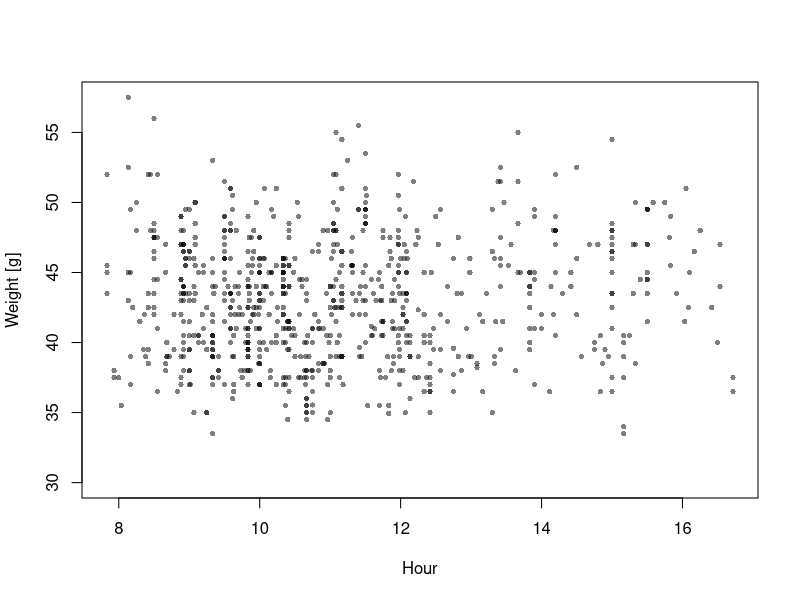
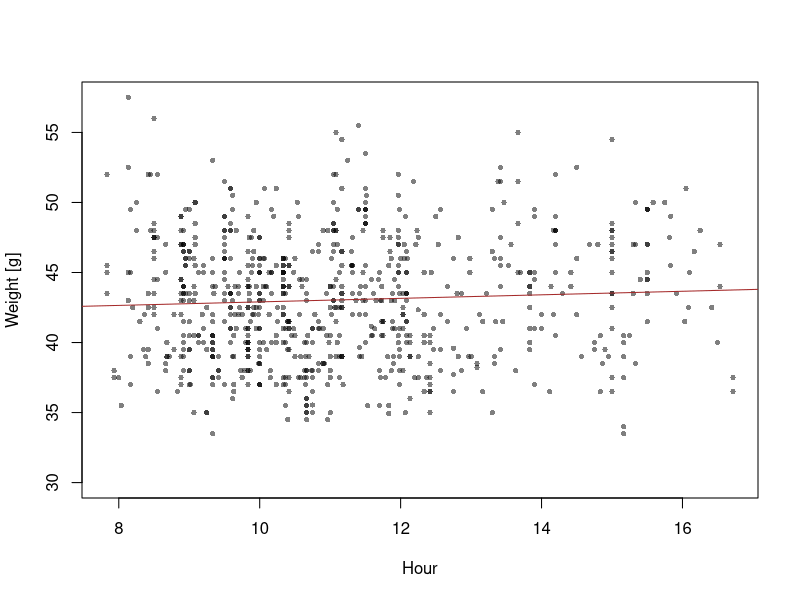
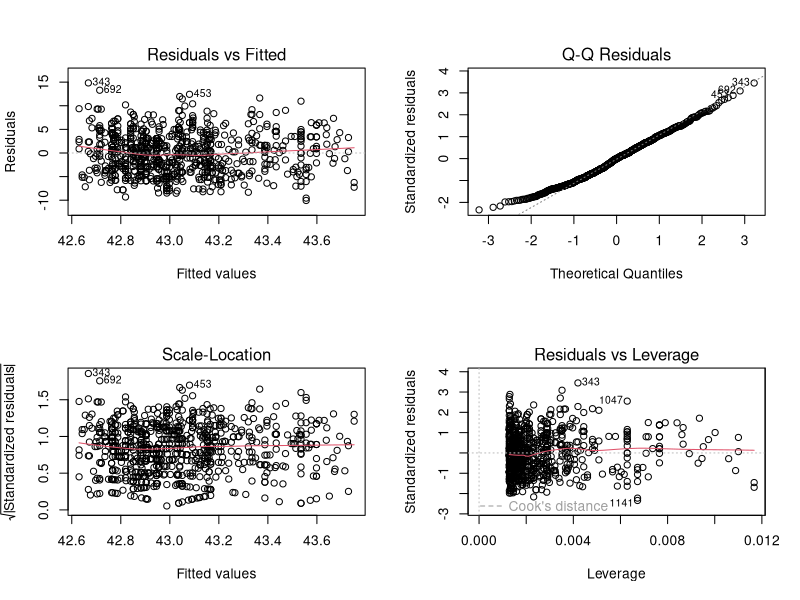
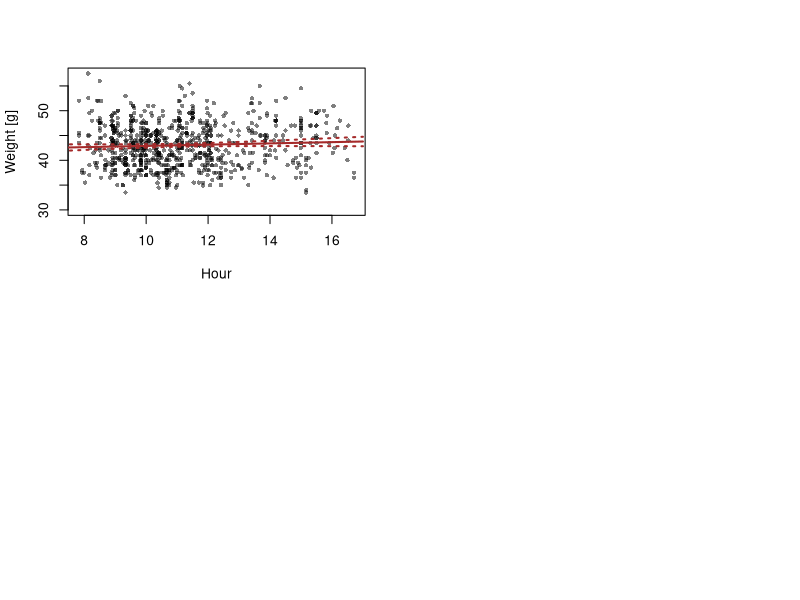

Write R code to recreate these figures, in order.
## ---- chunk 1
# This is R-code, therefore text is outcommented by the hash-tag sign

36/5  # a mathematical expression

x <- c(4,7,3,6,2,7,4,3,4,6,2,8) # a vector, 
# x becomes an object in the R global environment

mean(x) # apply a function to an object

# arguments of functions are defined with a specific order
mean(4,7,3,6,2,7,4,3,4,6,2,8) # is not correct!
# but
mean(c(4,7,3,6,2,7,4,3,4,6,2,8)) # is correct

# check  ?mean  for arguments, order of arguments and default values

## ---- chunk 2
library(arm)
library(dplyr)
library(tidyr)
library(ggplot2)
## ---- chunk 3
dat <- read.table("data/SFringlistwinter.txt", header=TRUE, sep="\t")
# select winter month
dat <- dat[is.element(dat$month, c(0:3)),]

dat$time.num <- dat$time_hour + dat$time_min/60
plot(dat$time.num, dat$weight, xlab="Hour", ylab="Weight [g]", pch=16, col=rgb(0,0,0,0.5), cex=0.7)
## ---- chunk 4
mod <- lm(weight~time.num, data=dat)
mod

plot(dat$time.num, dat$weight, xlab="Hour", ylab="Weight [g]", pch=16, col=rgb(0,0,0,0.5), cex=0.7)
abline(mod, col="brown")
## ---- chunk 5
par(mfrow=c(2,2))
plot(mod)

## ---- chunk 6
summary(mod)
## ---- chunk 7
# Calculate 95% CI
range(dat$time.num, na.rm=TRUE)
newdat <- data.frame(time.num = seq(7, 17, length=100))
newdat$fit <- predict(mod, newdata=newdat)
newdat$lwr <- predict(mod, interval="confidence", newdata=newdat)[,2]
newdat$upr <- predict(mod, interval="confidence", newdata=newdat)[,3]


plot(dat$time.num, dat$weight, xlab="Hour", ylab="Weight [g]", pch=16, col=rgb(0,0,0,0.5), cex=0.7)
lines(newdat$time.num, newdat$fit, lwd=2, col="brown")
lines(newdat$time.num, newdat$lwr, lwd=2, lty=3, col="brown")
lines(newdat$time.num, newdat$upr, lwd=2, lty=3, col="brown")

# Make the same plot using ggplot
#regplot <- 
#  ggplot(dat, aes(x = x, y = y)) +
#  geom_point() +
#  geom_abline(intercept = coef(mod)[1], slope=coef(mod)[2], lwd=1, col="blue") +
#  geom_line(data = newdat, aes(x = x, y = CrI_lo), lty = 3) +
#  geom_line(data = newdat, aes(x = x, y = CrI_up), lty = 3) +
#  labs(x = "Predictor (x)", y = "Outcome (y)")
#regplot
